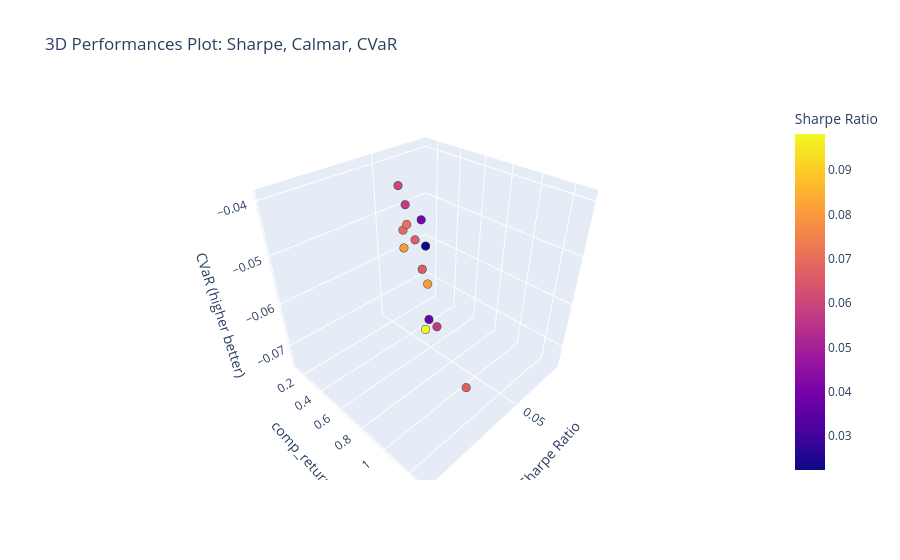

Here is the notebook cell this chart was saved with:
### Markdown cell above
##### Pareto Frontier with 2 or 3 Metrics

### Code cell
fig = px.scatter_3d(
    all_overall_perfs,
    x='sharpe',
    y='comp_return',
    z='cvar',
    hover_name=all_overall_perfs.index,
    color='sharpe',                # color by Sharpe (or any metric)
    title='3D Performances Plot: Sharpe, Calmar, CVaR',
    labels={
        'sharpe': 'Sharpe Ratio',
        'compunded_return': 'Compounded Return',
        'cvar': 'CVaR (higher better)'
    }
)

# Update marker size and appearance
fig.update_traces(marker=dict(size=5, line=dict(width=1, color='DarkSlateGrey')))

fig.show()

### Figure 1 — Plotly figure (JSON) as saved in the notebook; plotly's stock layout.template omitted (floating-point values rounded to 4 significant figures)
{"data": [{"hovertemplate": "<b>%{hovertext}</b><br><br>Sharpe Ratio=%{marker.color}<br>comp_return=%{y}<br>CVaR (higher better)=%{z}<extra></extra>", "hovertext": ["TemporalTransformer-custom_loss_11", "VLSTM-custom_loss_11", "AttentionLSTM-custom_loss_11", "PatchTST-custom_loss_11", "BaseLSTM-custom_loss_11", "DeformTime-custom_loss_11", "BaseLSTM-custom_loss_10", "PatchTST-custom_loss_10", "InvertedAttentionLSTM-custom_loss_10", "TemporalTransformer-custom_loss_10", "InvertedAttentionLSTM-custom_loss_11", "DeformTime-custom_loss_10", "AttentionLSTM-custom_loss_10", "VLSTM-custom_loss_10"], "legendgroup": "", "marker": {"color": [0.0981, 0.0803, 0.0802, 0.0708, 0.0688, 0.0668, 0.0663, 0.0655, 0.0602, 0.0571, 0.0569, 0.0403, 0.0385, 0.0224], "coloraxis": "coloraxis", "line": {"color": "DarkSlateGrey", "width": 1}, "size": 5, "symbol": "circle"}, "mode": "markers", "name": "", "scene": "scene", "showlegend": false, "type": "scatter3d", "x": [0.0981, 0.0803, 0.0802, 0.0708, 0.0688, 0.0668, 0.0663, 0.0655, 0.0602, 0.0571, 0.0569, 0.0403, 0.0385, 0.0224], "y": [1.29, 1.029, 0.8716, 0.7365, 0.6731, 1.135, 0.722, 0.7623, 0.4967, 0.4972, 0.7551, 0.3606, 0.4075, 0.1249], "z": [-0.0449, -0.0463, -0.0425, -0.0419, -0.0439, -0.0693, -0.0455, -0.0506, -0.0393, -0.0431, -0.0652, -0.0501, -0.0743, -0.0621]}], "layout": {"coloraxis": {"colorbar": {"title": {"text": "Sharpe Ratio"}}, "colorscale": [[0, "#0d0887"], [0.1111, "#46039f"], [0.2222, "#7201a8"], [0.3333, "#9c179e"], [0.4444, "#bd3786"], [0.5556, "#d8576b"], [0.6667, "#ed7953"], [0.7778, "#fb9f3a"], [0.8889, "#fdca26"], [1, "#f0f921"]]}, "legend": {"tracegroupgap": 0}, "scene": {"domain": {"x": [0, 1], "y": [0, 1]}, "xaxis": {"title": {"text": "Sharpe Ratio"}}, "yaxis": {"title": {"text": "comp_return"}}, "zaxis": {"title": {"text": "CVaR (higher better)"}}}, "title": {"text": "3D Performances Plot: Sharpe, Calmar, CVaR"}}}
